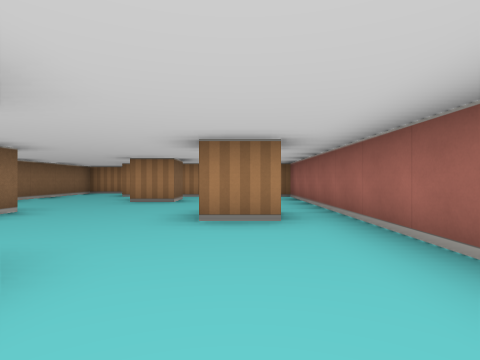
view 1 (above)

14 first-person views from a walk through a cub3D maze. The camera is about half as high as the walls, looks level and sees 80° across. The floor is counted in squares. Each view is taken from the middle of a square. On the plan, view 1 faces up. The plan holds only what a view shows up to about 9 squares ahead; the rest is blank.

view 2
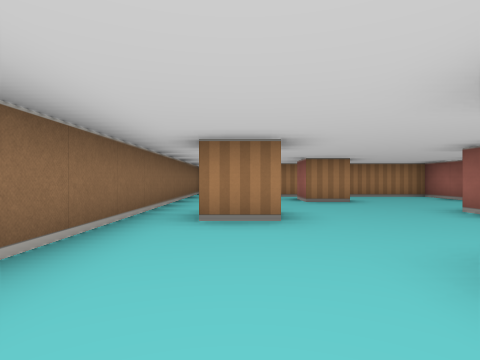

view 3
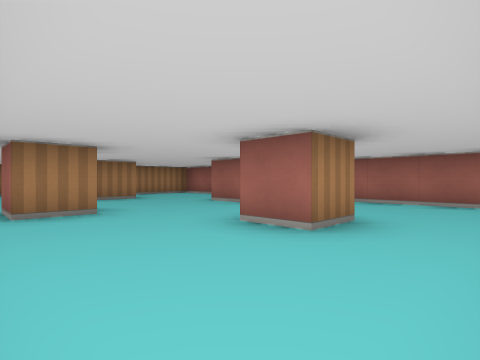

view 4
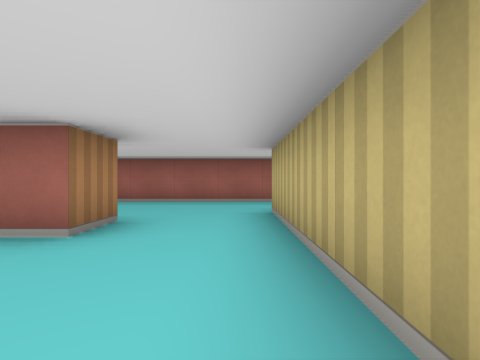

view 5
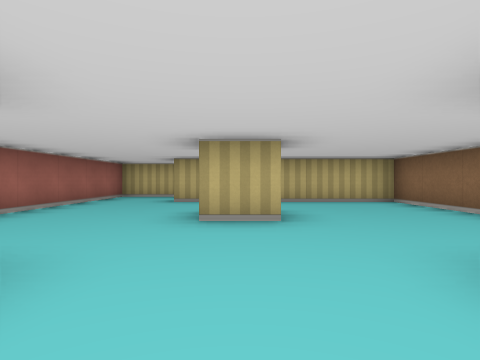

view 6
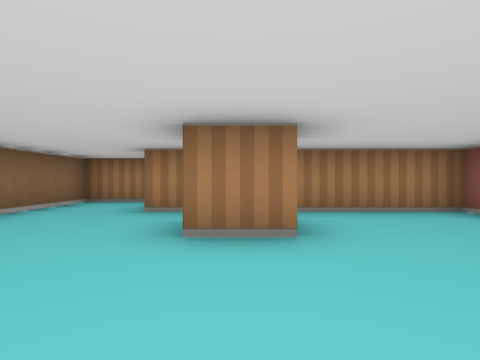

view 7
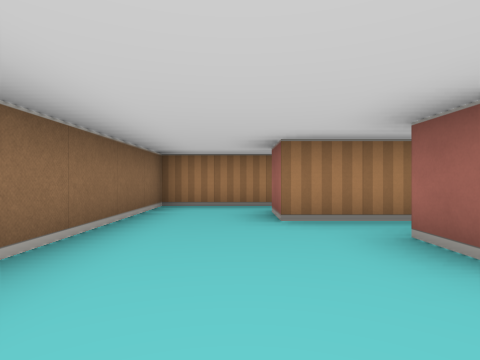

view 8
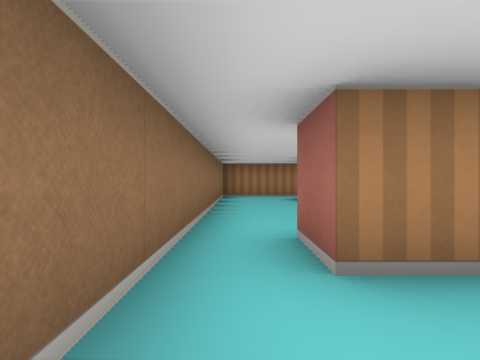

view 9
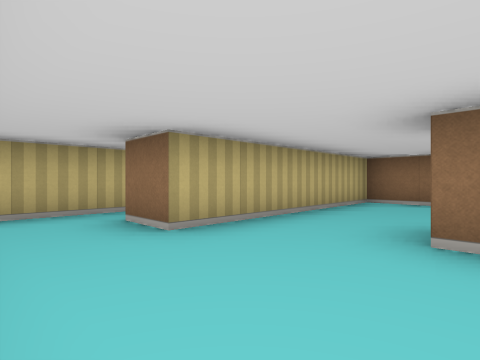

view 10
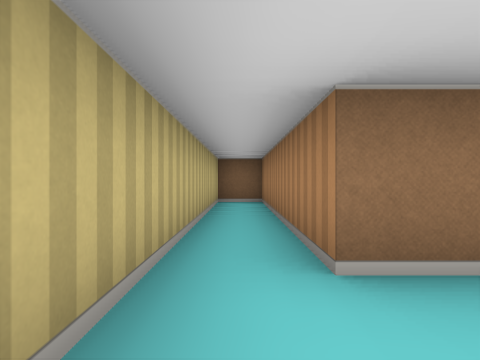

view 11
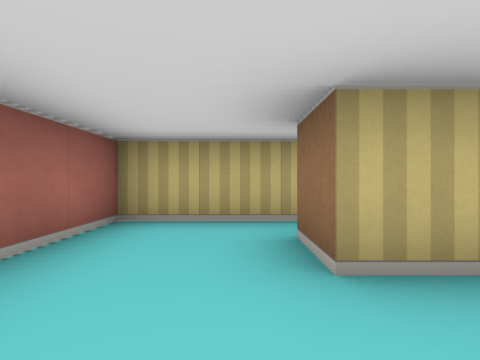

view 12
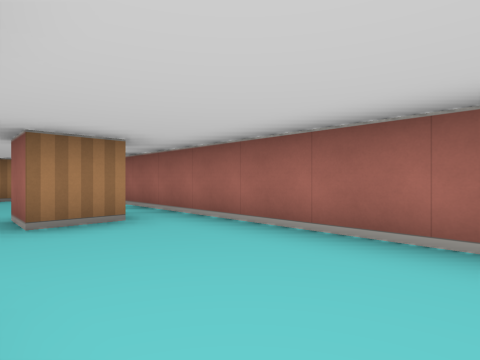

view 13
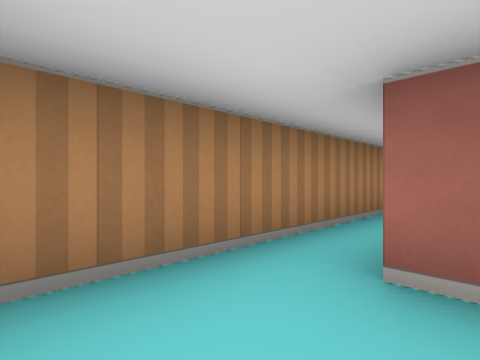

view 14
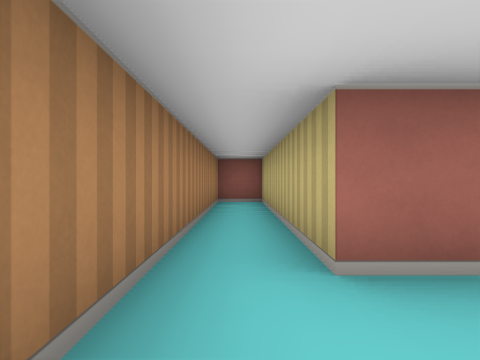

### Floor plan
Ten units are one square. View 1 is at (0, 0); x grows to the right and y downward. Boxes are objects, and circles mark ways between rooms. Rooms are numbered by the first view taken in them; rooms with no view inside come last. Other rooms are left out.
<svg viewBox="-60 -110 80 150">
<path fill="none" stroke="#000" d="M-35 -35 -45 -35 -45 -45M-15 -5 -25 -5 -25 -15 -15 -15M5 -35 -5 -35 -5 -45M-15 -75 -15 -65 -25 -65 -25 -75M15 15 15 -85 -35 -85M-55 -85 -55 15 -5 15M-5 15 -5 25 -55 25 -55 35 15 35 15 15M-35 -85 -35 -95 15 -95 15 -105 -55 -105 -55 -85"/>
<circle cx="5" cy="20" r="3" fill="#2a7"/>
<circle cx="-45" cy="-90" r="3" fill="#2a7"/>
<text x="-20" y="-30">1</text>
<text x="-10" y="30">2</text>
<text x="-30" y="-100">3</text>
</svg>
Room 1 opens to room 2. Room 1 opens to room 3.

Where each view was taken, in squares from view 1:
view 1: 0 up, 0 right, facing up
view 2: 0 up, 4 left, facing up
view 3: 1 down, 5 left, facing up-right
view 4: 1 down, 5 left, facing right
view 5: 5 up, 2 left, facing down
view 6: 4 up, 2 left, facing up
view 7: 5 up, 4 left, facing up
view 8: 2 up, 5 left, facing up
view 9: 1 up, 1 right, facing down-left
view 10: 3 down, 1 right, facing left
view 11: 0 up, 0 right, facing down
view 12: 0 up, 1 left, facing up-right
view 13: 9 up, 5 left, facing up-right
view 14: 10 up, 5 left, facing right
